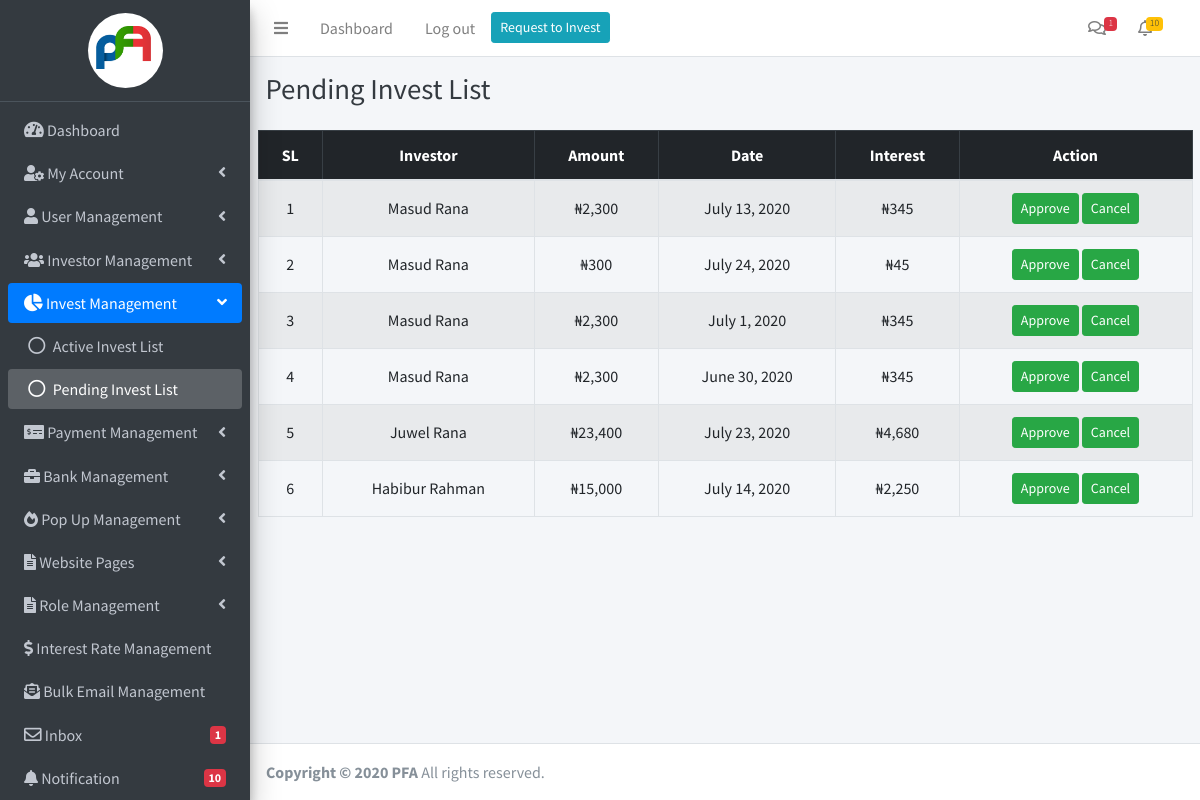
The app's page /investor/invests/all-pending-request (signed in) with its own data.
### investor/models.py (models this page shows, shortened)
class Invest(models.Model):
    investor = models.ForeignKey(Investor, on_delete=models.CASCADE)
    amount_to_invest = models.BigIntegerField()
    expected_interest = models.BigIntegerField()
    date_of_invest = models.DateTimeField()
    withdraw_date = models.DateTimeField(auto_now_add=False)
    payment_status = models.BooleanField(default=False)
    status = models.BooleanField(default=False)
    timestamp = models.DateTimeField(auto_now_add=True)
    reinvest_status = models.BooleanField(default=False)
    widthdrawn_status = models.BooleanField(default=False)
    delete_status = models.BooleanField(default=False)
    email_send_status = models.BooleanField(default=False)
    class Meta:
        verbose_name = "Invest"
        verbose_name_plural ="Invests"

class Investor(models.Model):
    username = models.CharField(max_length=150)
    password = models.CharField(max_length=100)
    first_name = models.CharField(max_length=150)
    last_name = models.CharField(max_length=150)
    email= models.EmailField(max_length=254)
    phone = models.CharField(max_length=13)
    address = models.TextField()
    bank_name = models.ForeignKey(Bank, on_delete=models.CASCADE)
    account_number = models.BigIntegerField()
    agree_to_invest = models.BooleanField(default=True)
    status = models.BooleanField(default=False)
    class Meta:
        verbose_name = "Investor"
        verbose_name_plural = "Investors"

### investor/decorators.py (the view)
    def wrapper_func(request, *args, **kwargs):
        try:
            if request.user.is_authenticated or request.session['editor'] :
                return view_func(request, *args, **kwargs)
            else:
                messages.warning(request, "You must be login before view the page")
                return redirect('investor:admin_login')
        except:
            return redirect('investor:admin_login')

### investor/templatetags/extra_tags.py (called while the page is built)
@register.filter
def coma_separator_value(value):
    return("{:,}".format(value))

@register.filter
def investor_notifications(id):
    notications = Notification.objects.filter(investor_id=id, is_view=False, for_admin=False).count()
    if notications > 0:
        return notications
    else:
        return ""

@register.filter
def admin_notifications(self):
    notications = Notification.objects.filter(is_view=False, for_admin=True).count()
    if notications:
        return notications
    else:
        return ""

@register.filter
def admin_notification_list(self):
    notication_list = Notification.objects.filter(is_view=False, for_admin=True).order_by('-date')[0:7]
    if notication_list:
        return notication_list

@register.filter
def show_unread_admin_message(id):
    unread_messages = Message.objects.filter(status=True, is_view_admin=False).count()
    if unread_messages:
        return unread_messages

@register.filter
def show_unread_investor_message(id):
    unread_messages = Message.objects.filter(investor_id = id,is_view_investor=False,is_admin=True).count()
    if unread_messages:
        return unread_messages

@register.filter
def user_has_access(id,access_name):
    user_access = Editor.objects.filter(id=id, role__access__has_access=access_name)
    if user_access.exists():
        return True
    else:
        return False

### investor/views.py (called while the page is built)
@editor_admin_login_required
def all_pending_request(request):
    pending_request = Invest.objects.filter(status=False, payment_status=False).order_by('-timestamp')
    context = {
        'pending_request':pending_request
    }
    return render(request, 'dashboard/all_pending_request.html',context)

### templates/dashboard/all_pending_request.html (shortened to what this page needs)
{% extends 'dashboard/base/base.html' %}
{% load extra_tags %}
{% load humanize %}
{% block d-content %}
<div class="content-header">
    <div class="container-fluid">
      <div class="row mb-2">
        <div class="col-12">
          <h1 class="m-0 text-dark">Pending Invest List</h1>
        </div>
      </div>
    </div>
  </div>
<section class="invest_request_area">
    <div class="container-fluid">
        <div class="row">
            <div class="col-12">
                <table class="table table-bordered table-striped text-center">
                    <thead class="table-dark text-center">
                      <th>SL</th>
                      <th>Investor</th>
                      <th>Amount</th>
                      <th>Date</th>
                      <th>Interest</th>
                      {% if request.user.is_authenticated or request.session.editor|user_has_access:"Can Approve Invest"%}
                      <th>Action</th>
                      {% endif %}
                    </thead>
                    <tbody class="text-center">
                      {% for item in pending_request %}
                      <tr>
                        <td class=" align-middle">{{forloop.counter}}</td>
                        <td class=" align-middle">{{item.investor.first_name}} {{item.investor.last_name}}</td>
                        <td class=" align-middle">₦{{item.amount_to_invest|coma_separator_value}}</td>
                        <td class=" align-middle">{{item.date_of_invest |date}}</td>
                        <td class=" align-middle">₦{{item.expected_interest | coma_separator_value}}</td>
                        {% if request.user.is_authenticated or request.session.editor|user_has_access:"Can Approve Invest"%}
                        <td class=" align-middle">
                          <button class="btn btn-sm btn-success" data-toggle="modal" data-target="#approve-{{item.id}}">Approve</button>
                          <button class="btn btn-sm btn-success" data-toggle="modal" data-target="#cancale-{{item.id}}">Cancel</button>
                        </td>
                        {% endif %}
                      </tr>
                      {% endfor %}
                    </tbody>
                  </table>
            </div>
        </div>
    </div>
</section>
{% endblock d-content %}

### records on screen
Invest: investor.first_name "Masud", investor.last_name "Rana", amount_to_invest|coma_separator_value "2,300", date_of_invest "July 13, 2020", expected_interest|coma_separator_value "345"
Invest: investor.first_name "Masud", investor.last_name "Rana", amount_to_invest|coma_separator_value "300", date_of_invest "July 24, 2020", expected_interest|coma_separator_value "45"
Invest: investor.first_name "Masud", investor.last_name "Rana", amount_to_invest|coma_separator_value "2,300", date_of_invest "July 1, 2020", expected_interest|coma_separator_value "345"
Invest: investor.first_name "Masud", investor.last_name "Rana", amount_to_invest|coma_separator_value "2,300", date_of_invest "June 30, 2020", expected_interest|coma_separator_value "345"
Invest: investor.first_name "Juwel", investor.last_name "Rana", amount_to_invest|coma_separator_value "23,400", date_of_invest "July 23, 2020", expected_interest|coma_separator_value "4,680"
Invest: investor.first_name "Habibur", investor.last_name "Rahman", amount_to_invest|coma_separator_value "15,000", date_of_invest "July 14, 2020", expected_interest|coma_separator_value "2,250"

### other values on screen
{{ admin_message|show_unread_admin_message }} "1"
{{ admin_notification|admin_notifications }} "10"
